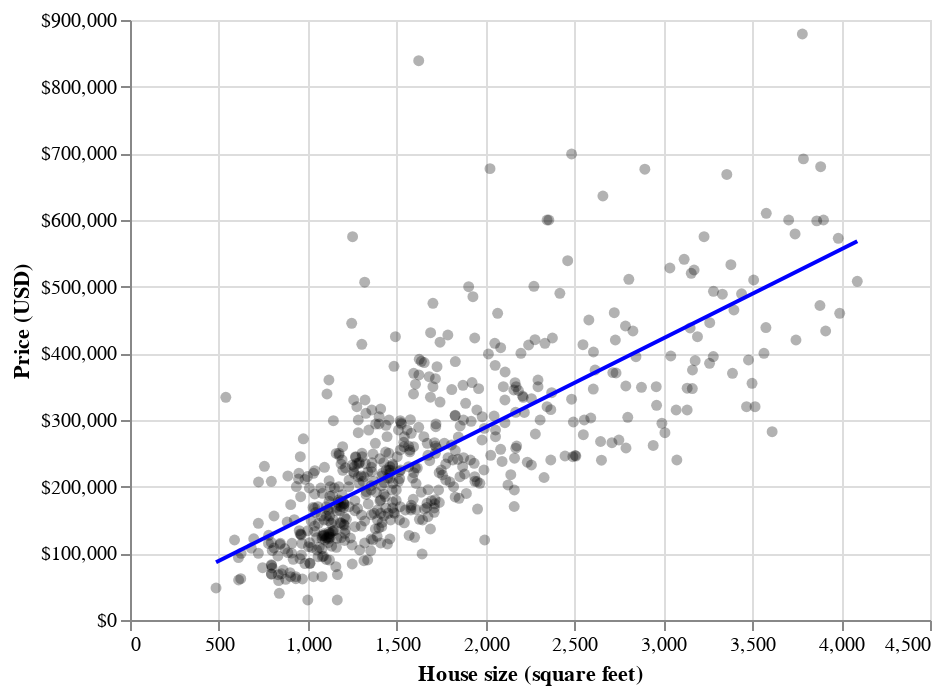

Notebook code for this chart:
### Code cell
lm_plot_final = (
    alt.Chart(sacramento_train)
    .mark_circle(color="black", opacity=0.3)
    .encode(
        x=alt.X("sqft", title="House size (square feet)", scale=alt.Scale(zero=False)),
        y=alt.Y(
            "price",
            title="Price (USD)",
            axis=alt.Axis(format="$,.0f"),
            scale=alt.Scale(zero=False),
        ),
    )
)

lm_plot_final += lm_plot_final.transform_regression("sqft", "price").mark_line(
    color="blue"
)

lm_plot_final

### Figure 1 — Vega-Lite specification as saved in the notebook (floating-point values rounded to 4 significant figures; data arrays with more than 128 entries replaced by an {"elided": "..."} marker saying what was removed)
{"config": {"view": {"continuousWidth": 400, "continuousHeight": 300}}, "layer": [{"mark": {"type": "circle", "color": "black", "opacity": 0.3}, "encoding": {"x": {"field": "sqft", "scale": {"zero": false}, "title": "House size (square feet)", "type": "quantitative"}, "y": {"axis": {"format": "$,.0f"}, "field": "price", "scale": {"zero": false}, "title": "Price (USD)", "type": "quantitative"}}}, {"mark": {"type": "line", "color": "blue"}, "encoding": {"x": {"field": "sqft", "scale": {"zero": false}, "title": "House size (square feet)", "type": "quantitative"}, "y": {"axis": {"format": "$,.0f"}, "field": "price", "scale": {"zero": false}, "title": "Price (USD)", "type": "quantitative"}}, "transform": [{"on": "sqft", "regression": "price"}]}], "data": {"name": "data-5b442a06b966ce31ccf6bf9bea0cb0ac"}, "$schema": "https://vega.github.io/schema/vega-lite/v4.17.0.json", "datasets": {"data-5b442a06b966ce31ccf6bf9bea0cb0ac": {"elided": "559 records"}}}
